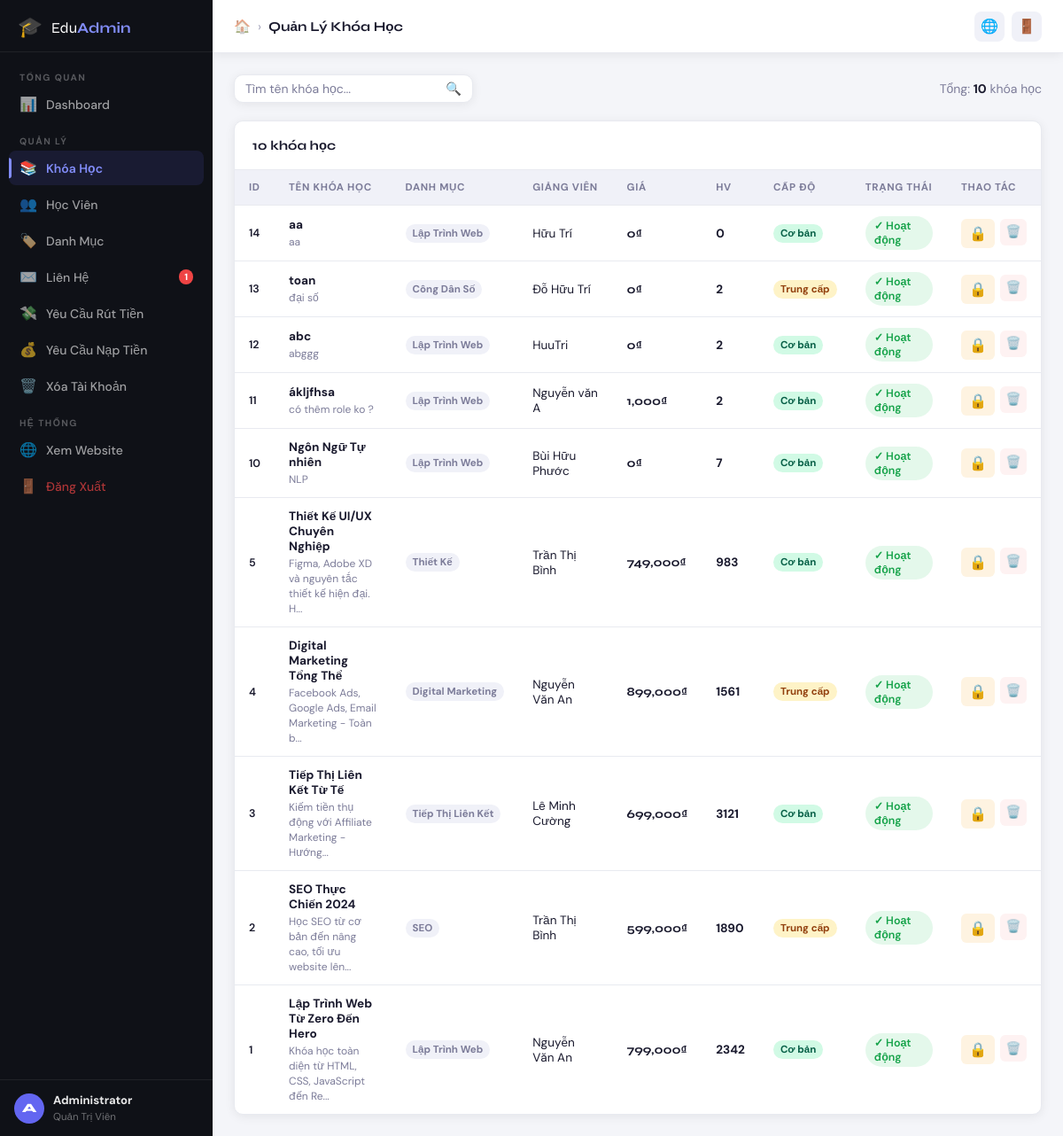
The app's page /admin/courses (signed in) with its own data.
### tables this page shows
CREATE TABLE users (
    id INTEGER PRIMARY KEY AUTOINCREMENT,
    name TEXT NOT NULL,
    email TEXT UNIQUE NOT NULL,
    password TEXT NOT NULL,
    avatar TEXT DEFAULT NULL,
    is_admin INTEGER DEFAULT 0,
    wallet_balance REAL DEFAULT 0,
    created_at DATETIME DEFAULT CURRENT_TIMESTAMP
, bank_name TEXT DEFAULT "", bank_account TEXT DEFAULT "", bank_holder TEXT DEFAULT "");

CREATE TABLE courses (
    id INTEGER PRIMARY KEY AUTOINCREMENT,
    title TEXT NOT NULL,
    slug TEXT UNIQUE NOT NULL,
    description TEXT,
    price REAL DEFAULT 0,
    original_price REAL DEFAULT 0,
    image TEXT DEFAULT NULL,
    instructor_id INTEGER,
    category_id INTEGER,
    level TEXT DEFAULT 'beginner',
    duration TEXT DEFAULT '0 giờ',
    total_lessons INTEGER DEFAULT 0,
    total_students INTEGER DEFAULT 0,
    rating REAL DEFAULT 0,
    is_featured INTEGER DEFAULT 0,
    created_at DATETIME DEFAULT CURRENT_TIMESTAMP,
    FOREIGN KEY (instructor_id) REFERENCES users(id),
    FOREIGN KEY (category_id) REFERENCES categories(id)
);

CREATE TABLE categories (
    id INTEGER PRIMARY KEY AUTOINCREMENT,
    name TEXT NOT NULL,
    slug TEXT UNIQUE NOT NULL
);

### app.py (the view)
@app.route('/admin/courses')
@admin_required
def admin_courses():
    q       = request.args.get('q','')
    page    = int(request.args.get('page',1))
    per_page = 10
    conn    = get_db()
    base    = ('SELECT c.*, cat.name as category_name, u.name as instructor_name '
               'FROM courses c LEFT JOIN categories cat ON c.category_id=cat.id '
               'LEFT JOIN users u ON c.instructor_id=u.id WHERE 1=1')
    params  = []
    if q: base += ' AND c.title LIKE ?'; params.append(f'%{q}%')
    total   = conn.execute(f'SELECT COUNT(*) FROM ({base})', params).fetchone()[0]
    courses = conn.execute(base+f' ORDER BY c.id DESC LIMIT {per_page} OFFSET {(page-1)*per_page}', params).fetchall()
    categories  = conn.execute('SELECT * FROM categories').fetchall()
    instructors = conn.execute('SELECT id,name FROM users WHERE is_admin=0').fetchall()
    conn.close()
    return render_template('admin/courses.html', courses=courses, categories=categories,
                           instructors=instructors, total=total, page=page,
                           total_pages=(total+per_page-1)//per_page, q=q)

### app.py (called while the page is built, shortened)
def get_db():
    conn = sqlite3.connect(DB)
    conn.row_factory = sqlite3.Row
    return conn

def admin_required(f):
    @wraps(f)
    def decorated(*args, **kwargs):
        if 'user_id' not in session:
            return redirect(url_for('admin_login'))
        conn = get_db()
        user = conn.execute('SELECT is_admin FROM users WHERE id=?', (session['user_id'],)).fetchone()
        conn.close()
        if not user or not user['is_admin']:
            return redirect(url_for('admin_login'))
        return f(*args, **kwargs)
    return decorated

def get_current_user():
    if 'user_id' in session:
        conn = get_db()
        user = conn.execute('SELECT * FROM users WHERE id=?', (session['user_id'],)).fetchone()
        conn.close()
        return user
    return None

@app.context_processor
def inject_user():
    return {'current_user': get_current_user()}

@app.context_processor
def admin_helpers():
    def get_contact_count():
        try:
            conn = get_db()
            n = conn.execute('SELECT COUNT(*) FROM contacts').fetchone()[0]
            conn.close()
            return n
        except:
            return 0
    return {'get_contact_count': get_contact_count}

@app.context_processor
def teacher_application_notifications():
    if 'user_id' not in session:
        return {'header_app_update_count': 0}
    try:
        conn = get_db()
        ensure_teacher_recruitment_tables(conn)
        user = conn.execute('SELECT is_admin FROM users WHERE id=?', (session['user_id'],)).fetchone()
        if not user or user['is_admin']:
            conn.close()
            return {'header_app_update_count': 0}
    except Exception:
        return {'header_app_update_count': 0}

### templates/admin/courses.html (shortened to what this page needs)
{% extends "admin/layout.html" %}
{% block page_title %}Quản Lý Khóa Học{% endblock %}
{% block content %}
<div class="admin-toolbar">
  <form method="GET" class="toolbar-search">
    <input type="text" name="q" value="{{ q }}" placeholder="Tìm tên khóa học...">
    <button type="submit">🔍</button>
  </form>
  <span class="toolbar-info">Tổng: <strong>{{ total }}</strong> khóa học</span>
</div>
<div class="dash-card">
  <div class="dash-card-header">
    <h3>{{ total }} khóa học</h3>
  </div>
  <div class="admin-table-wrap">
    <table class="admin-table">
      <thead>
        <tr>
          <th>ID</th>
          <th>Tên Khóa Học</th>
          <th>Danh Mục</th>
          <th>Giảng Viên</th>
          <th>Giá</th>
          <th>HV</th>
          <th>Cấp Độ</th>
          <th>Trạng Thái</th>
          <th>Thao Tác</th>
        </tr>
      </thead>
      <tbody>
        {% for c in courses %}
        <tr id="row-course-{{ c.id }}" {% if c.is_locked %}style="opacity:.6;"{% endif %}>
          <td class="td-id">{{ c.id }}</td>
          <td>
            <div class="td-course-name">
              <strong>{{ c.title }}</strong>
              <span>{{ (c.description or '')[:50] }}{% if c.description and c.description|length > 50 %}...{% endif %}</span>
            </div>
          </td>
          <td><span class="tag-cat">{{ c.category_name or '—' }}</span></td>
          <td>{{ c.instructor_name or '—' }}</td>
          <td class="td-price">{{ "{:,.0f}".format(c.price) }}₫</td>
          <td><strong>{{ c.total_students }}</strong></td>
          <td>
            <span class="badge-level badge-{{ c.level }}">
              {{ {'beginner':'Cơ bản','intermediate':'Trung cấp','advanced':'Nâng cao'}.get(c.level, c.level) }}
            </span>
          </td>
          <td>
            {% if c.is_locked %}
              <span class="badge-locked">🔒 Đã khóa</span>
            {% else %}
              <span class="badge-active">✓ Hoạt động</span>
            {% endif %}
          </td>
          <td>
            <div class="td-actions">
              <button class="btn-lock {% if c.is_locked %}btn-unlock{% endif %}"
                      onclick="toggleLock({{ c.id }}, {{ c.is_locked or 0 }})"
                      title="{{ 'Mở khóa' if c.is_locked else 'Khóa khóa học' }}">
                {{ '🔓' if c.is_locked else '🔒' }}
              </button>
              <button class="btn-delete" onclick="deleteCourse({{ c.id }}, '{{ c.title|replace("'","\\'")|replace('"','') }}')" title="Xóa">🗑️</button>
            </div>
          </td>
        </tr>
        {% else %}
        <tr><td colspan="9" class="td-empty">Không tìm thấy khóa học nào.</td></tr>
        {% endfor %}
      </tbody>
    </table>
  </div>
</div>
{% endblock %}

### templates/admin/layout.html (shortened to what this page needs)
<!DOCTYPE html>
<html lang="vi">
<head>
  <link rel="stylesheet" href="{{ url_for('static', filename='css/admin.css') }}">
</head>
<body class="admin-body">
<aside class="admin-sidebar" id="admin-sidebar">
  <div class="sidebar-brand">
    <span class="brand-icon">🎓</span>
    <span class="brand-text">Edu<strong>Admin</strong></span>
  </div>
  <nav class="sidebar-nav">
    <div class="nav-group">
      <span class="nav-group-label">Tổng Quan</span>
      <a href="{{ url_for('admin_dashboard') }}" class="sidebar-link {% if request.endpoint=='admin_dashboard' %}active{% endif %}">
        <span class="sl-icon">📊</span> Dashboard
      </a>
    </div>
    <div class="nav-group">
      <span class="nav-group-label">Quản Lý</span>
      <a href="{{ url_for('admin_courses') }}" class="sidebar-link {% if request.endpoint=='admin_courses' %}active{% endif %}">
        <span class="sl-icon">📚</span> Khóa Học
      </a>
      <a href="{{ url_for('admin_users') }}" class="sidebar-link {% if request.endpoint=='admin_users' %}active{% endif %}">
        <span class="sl-icon">👥</span> Học Viên
      </a>
      <a href="{{ url_for('admin_categories') }}" class="sidebar-link {% if request.endpoint=='admin_categories' %}active{% endif %}">
        <span class="sl-icon">🏷️</span> Danh Mục
      </a>
      <a href="{{ url_for('admin_contacts') }}" class="sidebar-link {% if request.endpoint=='admin_contacts' %}active{% endif %}">
        <span class="sl-icon">✉️</span> Liên Hệ
        {% set cnt = get_contact_count() %}
        {% if cnt > 0 %}<span class="badge-nav">{{ cnt }}</span>{% endif %}
      </a>
      <a href="{{ url_for('admin_withdrawals') }}" class="sidebar-link {% if request.endpoint=='admin_withdrawals' %}active{% endif %}">
        <span class="sl-icon">💸</span> Yêu Cầu Rút Tiền
      </a>
      <a href="{{ url_for('admin_deposits') }}" class="sidebar-link {% if request.endpoint=='admin_deposits' %}active{% endif %}">
        <span class="sl-icon">💰</span> Yêu Cầu Nạp Tiền
      </a>
      <a href="{{ url_for('admin_delete_requests') }}" class="sidebar-link {% if request.endpoint=='admin_delete_requests' %}active{% endif %}">
        <span class="sl-icon">🗑️</span> Xóa Tài Khoản
      </a>
    </div>
    <div class="nav-group">
      <span class="nav-group-label">Hệ Thống</span>
      <a href="{{ url_for('trang_chu') }}" target="_blank" class="sidebar-link">
        <span class="sl-icon">🌐</span> Xem Website
      </a>
      <a href="{{ url_for('admin_logout') }}" class="sidebar-link sidebar-logout">
        <span class="sl-icon">🚪</span> Đăng Xuất
      </a>
    </div>
  </nav>
  <div class="sidebar-user">
    <div class="su-avatar">{{ session.get('user_name','A')[0] }}</div>
    <div class="su-info">
      <strong>{{ session.get('user_name','Admin') }}</strong>
      <span>Quản Trị Viên</span>
    </div>
  </div>
</aside>
<div class="admin-main" id="admin-main">
  <header class="admin-topbar">
    <div class="topbar-breadcrumb">
      <a href="{{ url_for('admin_dashboard') }}" class="breadcrumb-home">🏠</a>
      <span class="breadcrumb-sep">›</span>
      <span class="topbar-title">{% block page_title %}Dashboard{% endblock %}</span>
    </div>
    <div class="topbar-actions">
      <a href="{{ url_for('trang_chu') }}" target="_blank" class="topbar-btn" title="Xem website">🌐</a>
      <a href="{{ url_for('admin_logout') }}" class="topbar-btn topbar-logout" title="Đăng xuất">🚪</a>
    </div>
  </header>
  <div class="admin-content">
    {% block content %}{% endblock %}
  </div>
</div>
</body>
</html>

### templates/admin/courses.html (style rules this page uses)
.badge-active { display:inline-block;padding:3px 10px;border-radius:20px;font-size:.78rem;font-weight:600;background:rgba(34,197,94,.12);color:#16a34a; }
.btn-lock { background:rgba(245,158,11,.12);color:#d97706;border:none;padding:6px 9px;border-radius:6px;cursor:pointer;font-size:1rem;transition:background .2s; }

### records on screen
users: get "Administrator"
courses: id "14", title "aa", description "aa", name "Lập Trình Web", name "Hữu Trí", price "0", total_students "0", level "Cơ bản", is_locked "🔒"
courses: id "13", title "toan", description "đại số", name "Công Dân Số", name "Đỗ Hữu Trí", price "0", total_students "2", level "Trung cấp", is_locked "🔒"
courses: id "12", title "abc", description "abggg", name "Lập Trình Web", name "HuuTri", price "0", total_students "2", level "Cơ bản", is_locked "🔒"
courses: id "11", title "ákljfhsa", description "có thêm role ko ?", name "Lập Trình Web", name "Nguyễn văn A", price "1,000", total_students "2", level "Cơ bản", is_locked "🔒"
courses: id "10", title "Ngôn Ngữ Tự nhiên", description "NLP", name "Lập Trình Web", name "Bùi Hữu Phước", price "0", total_students "7", level "Cơ bản", is_locked "🔒"
courses: id "5", title "Thiết Kế UI/UX Chuyên Nghiệp", description "Figma, Adobe XD và nguyên tắc thiết kế hiện đại. H", name "Thiết Kế", name "Trần Thị Bình", price "749,000", total_students "983", level "Cơ bản", is_locked "🔒"
courses: id "4", title "Digital Marketing Tổng Thể", description "Facebook Ads, Google Ads, Email Marketing - Toàn b", name "Digital Marketing", name "Nguyễn Văn An", price "899,000", total_students "1561", level "Trung cấp", is_locked "🔒"
courses: id "3", title "Tiếp Thị Liên Kết Từ Tế", description "Kiếm tiền thụ động với Affiliate Marketing - Hướng", name "Tiếp Thị Liên Kết", name "Lê Minh Cường", price "699,000", total_students "3121", level "Cơ bản", is_locked "🔒"
courses: id "2", title "SEO Thực Chiến 2024", description "Học SEO từ cơ bản đến nâng cao, tối ưu website lên", name "SEO", name "Trần Thị Bình", price "599,000", total_students "1890", level "Trung cấp", is_locked "🔒"
courses: id "1", title "Lập Trình Web Từ Zero Đến Hero", description "Khóa học toàn diện từ HTML, CSS, JavaScript đến Re", name "Lập Trình Web", name "Nguyễn Văn An", price "799,000", total_students "2342", level "Cơ bản", is_locked "🔒"

### other values on screen
{{ cnt }} "1"
{{ session.get('user_name','A')[0] }} "A"
{{ total }} "10"
